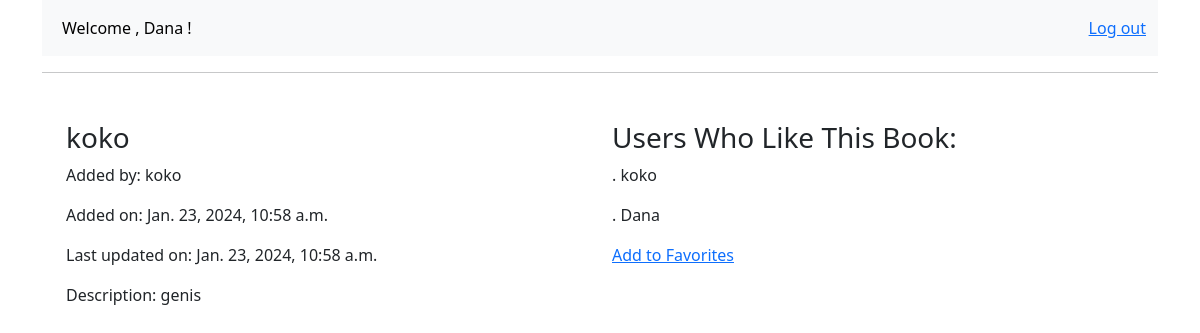
/book/10 (signed in), run on the app's committed database.
### app1/models.py (models this page shows, shortened)
class Books(models.Model):
    uploaded_by = models.ForeignKey('Users', on_delete=models.CASCADE)
    title= models.CharField(max_length=255)
    description=models.TextField()
    created_at = models.DateTimeField(auto_now=True)
    updated_at = models.DateTimeField(auto_now_add=True)
    objects = BooksManger()

class Users(models.Model):
    first_name = models.CharField(max_length=255)
    last_name = models.CharField(max_length=255)
    email= models.EmailField(unique=True)
    password = models.CharField(max_length=128)
    created_at = models.DateTimeField(auto_now=True)
    updated_at = models.DateTimeField(auto_now_add=True)
    favorite_books = models.ManyToManyField(Books)
    objects = UsersManger()

### app1/views.py (the view)
# urls.py: path('book/<int:pk>', views.book, name='book'),
def book(request, pk):
    book_to_view = Books.objects.get(id=pk)
    current_user = Users.objects.get(id=request.session['user_id'])
    context = {
        'book': book_to_view,
        'user': current_user
    }
    if book_to_view.uploaded_by == current_user:
        return render(request, 'if_uploaded_by.html', context)
    return render(request, "if_not_uploaded_by.html", context)

### app1/templates/if_not_uploaded_by.html
{% extends './base.html' %}
{% block content %}
<div class="container text-left mt-6">
        <div class="row mt-5">
            <div class=" col-lg-6">
                <h1 class="book_title  h3 w-75 border-0 ">{{ book.title}} </h1>
                <div>
                    <p>Added by: {{book.uploaded_by.first_name}}</p>
                    <p>Added on: {{book.created_at}}</p>
                    <p>Last updated on: {{book.updated_at}}</p>
                    <p>Description: {{book.description}} </p>
                </div>
            </div>
            <div class=" col-lg-6">
<div class= "pairent">
    <h1 class="h3">Users Who Like This Book:</h1>
    {% for user in book.users_set.all %}
    <p> . {{user.first_name}}
    </p>
    {% endfor %}
    {% if book in user.favorite_books.all %}
        <a  class="un_favorite" style="text-decoration: underline;" href="{% url 'app1:remove_from_favorite' pk=book.pk %}">Un Favorites</a>
    {% else %}
        <a style="text-decoration: underline;" href="{% url 'app1:add_to_favorite' pk=book.pk %}">Add to Favorites</a>
    {% endif %}
</div>
            </div>
        </div>
</div>
{% endblock content %}

### app1/static/btnstyle.css (style rules this page uses)
.book_title { border: 3px solid black; }

### data on the page
Books: title "koko", uploaded_by.first_name "koko", created_at "Jan. 23, 2024, 10:58 a.m.", updated_at "Jan. 23, 2024, 10:58 a.m.", description "genis"
Users: first_name "koko"
Users: first_name "Dana"

### other printed values
{{ request.session.first_name }} "Dana"
